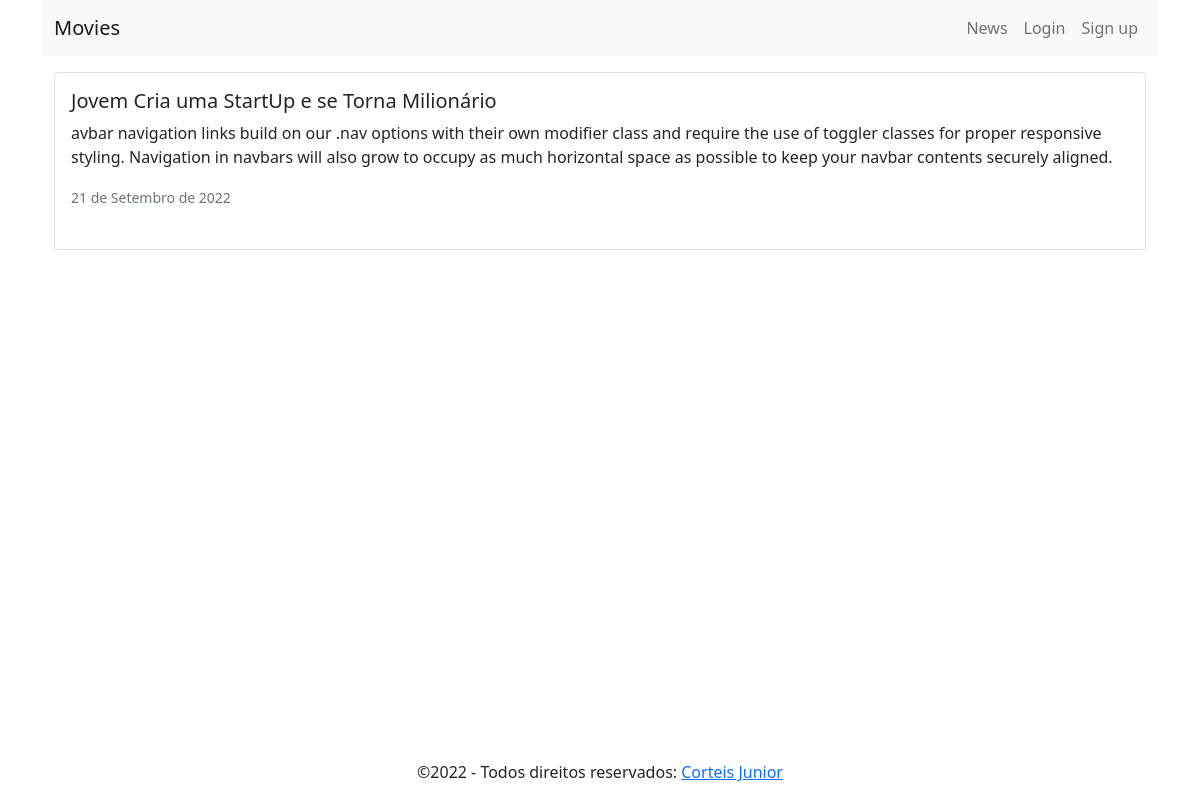
The page /news/ on the database as committed earlier.
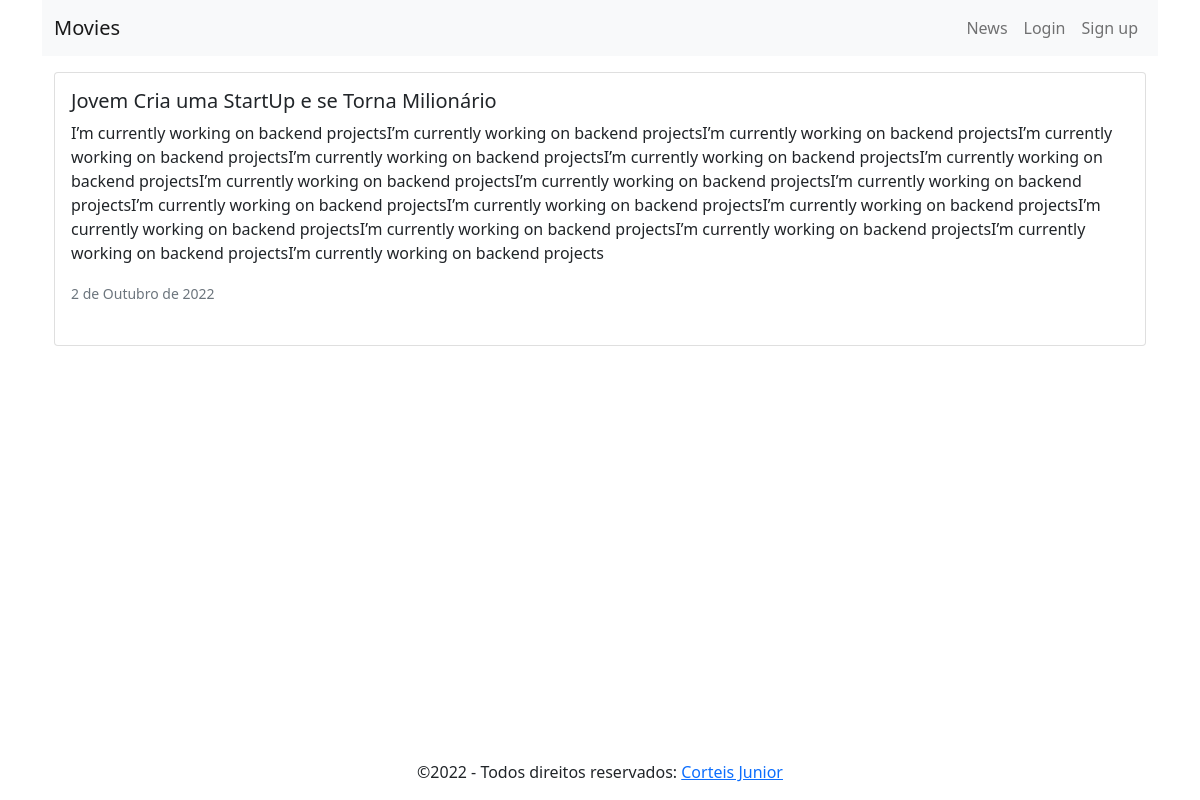
The same page on the database as committed later.
### news/models.py (models this page shows, shortened)
class News(models.Model):
    headline = models.CharField(max_length=200)
    body = models.TextField()
    date = models.DateField()

### news/views.py (the view)
# urls.py: path('news/', include('news.urls')),
def news(request):
    newss = News.objects.all().order_by('-date')
    return render(request, 'news.html', {'newss':newss})

### news/templates/news.html (shortened to what this page needs)
<!DOCTYPE html>
<html lang="en">
<head>
    <link href="https://cdn.jsdelivr.net/npm/bootstrap@5.0.2/dist/css/bootstrap.min.css" rel="stylesheet">
</head>
<body>
    <div class="container">
        {% extends 'base.html' %}
        {% block content %}
        {% for news in newss %}
        <div class="card mb-3 ">
            <div class="row g-0 pb-4">
                <div>
                    <div class="card-body ">
                        <h5 class="card-title">{{ news.headline }}</h5 class="card">
                            <p class="card-text">{{ news.body}}</p>
                        <p class="card-text"> <small class="text-muted">{{ news.date }}</small></p>
                    </div>
                </div>
            </div>
        </div>
        {% endfor %}
    </div>
    {% endblock content %}

Rows that differ between the two databases and show on the page:
changed News "Jovem Cria uma StartUp e se Torna Milionário": body "avbar navigation links build on our .nav options with their own modifier class and require the use of toggler classes for proper responsive styling. Navigation in navbars will also grow to occupy as much horizontal space as possible to keep your navbar contents securely aligned." → "I’m currently working on backend projectsI’m currently working on backend projectsI’m currently working on backend projectsI’m currently working on backend projectsI’m currently working on backend projectsI’m currently working on backend projectsI’m currently working on backend projectsI’m currently working on backend projectsI’m currently working on backend projectsI’m currently working on backend projectsI’m currently working on backend projectsI’m currently working on backend projectsI’m currently working on backend projectsI’m currently working on backend projectsI’m currently working on backend projectsI’m currently working on backend projectsI’m currently working on backend…"; date "21 de Setembro de 2022" → "2 de Outubro de 2022"
